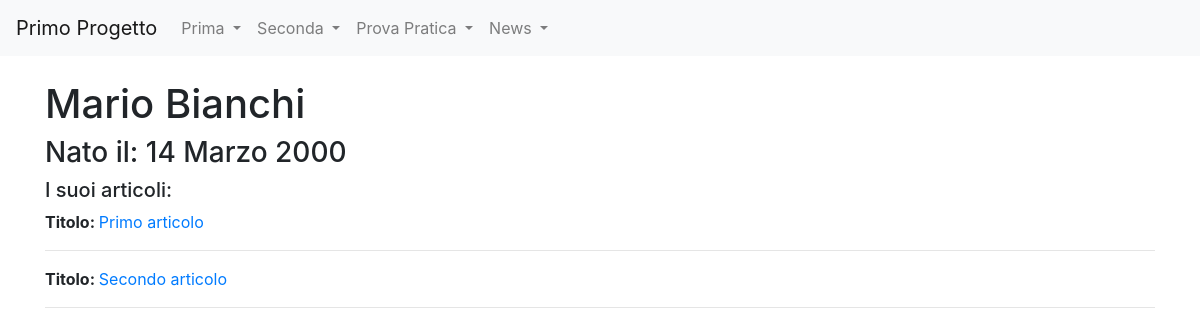
/news/giornalisti/3, run on the app's committed database.
### news/models.py (models this page shows, shortened)
class Giornalista(models.Model):
    nome = models.CharField(max_length=20)
    cognome = models.CharField(max_length=20)
    anno_di_nascita = models.DateField(blank=True)
    class Meta:
        verbose_name = "Giornalista"
        verbose_name_plural = "Giornalisti"

class Articolo(models.Model):
    titolo = models.CharField(max_length=100)
    contenuto = models.TextField()
    giornalista = models.ForeignKey(Giornalista, on_delete=models.CASCADE, related_name="articoli")
    data = models.DateField(auto_now=True, blank=True)
    visualizzazioni = models.IntegerField(default=0, blank=True)
    class Meta:
        verbose_name = "Articolo"
        verbose_name_plural = "Articoli"

### news/views.py (the view)
# urls.py: path("giornalisti/<int:pk>", giornalistaDetailView, name="giornalistaDetailView"),
def giornalistaDetailView(request, pk):
    giornalista = get_object_or_404(Giornalista, pk=pk)
    articoliGiornalista = Articolo.objects.filter(giornalista=giornalista)
    context = {"articoli": articoliGiornalista, "giornalista": giornalista}
    return render(request, "giornalista_detail.html", context)

### news/templates/giornalista_detail.html (shortened to what this page needs)
{% extends 'base.html'%}
{%block content%}
    <h1>{{ giornalista.nome }} {{ giornalista.cognome }}</h1>
    <h3>Nato il: {{ giornalista.anno_di_nascita }}</h3>
    <h5>I suoi articoli:</h5>
    {% for articolo in articoli %}
        <p><strong>Titolo: </strong><a href="/news/articoli/{{ articolo.id }}">{{ articolo.titolo }}</a></p>
        <hr>
    {% endfor %}
{%endblock content%}

### data on the page
Giornalista: nome "Mario", cognome "Bianchi", anno_di_nascita "14 Marzo 2000"
Articolo: titolo "Primo articolo"
Articolo: titolo "Secondo articolo"
